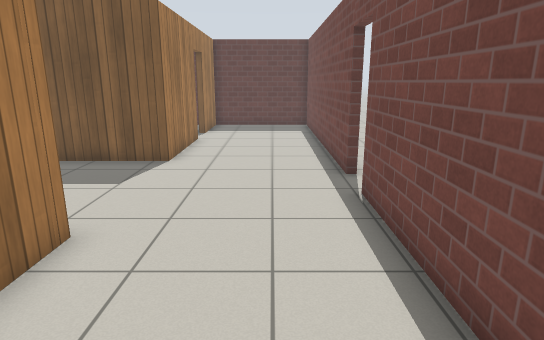
view 1 (above)

17 first-person views from a walk through a robot-simulator world made for Gazebo. The camera is 1.3 m above the floor, tilts 14° down and sees 75° across. The floor is counted in squares, 0.5 m on a side. Each view is taken from the middle of a square. On the plan, view 1 faces up. The plan holds only what a view shows up to about 20 squares ahead; the rest is blank. Gazebo's built-in surfaces are drawn with simple patterns.

view 2
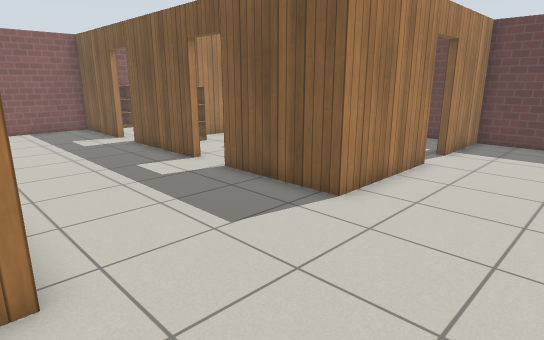

view 3
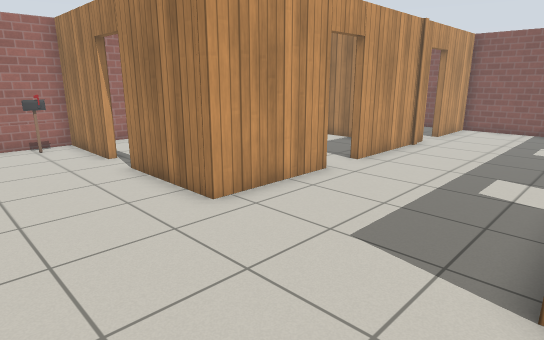

view 4
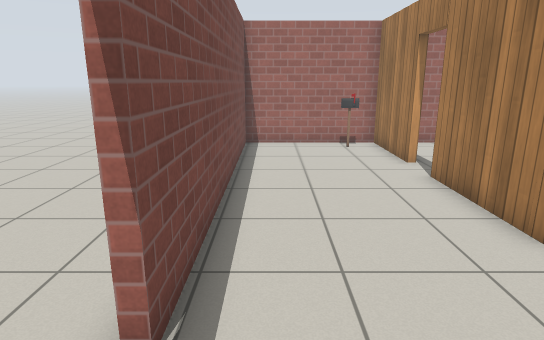

view 5
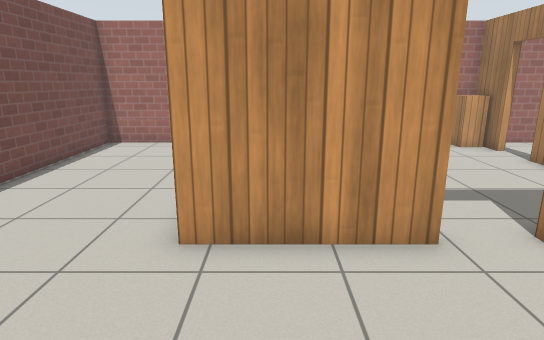

view 6
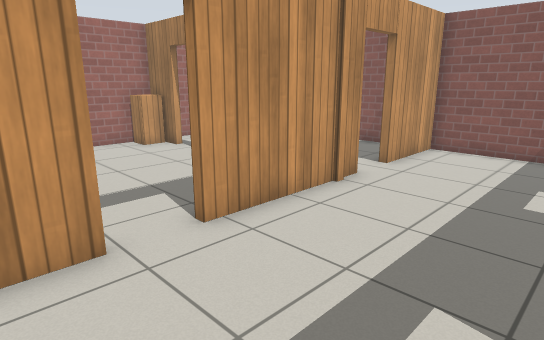

view 7
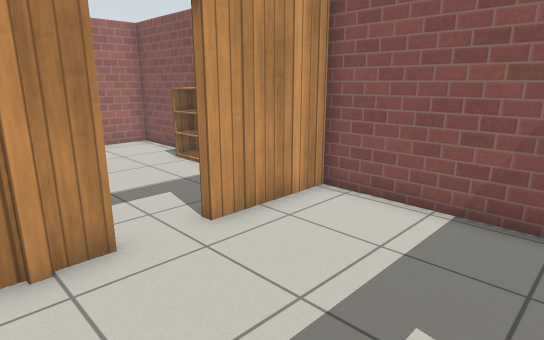

view 8
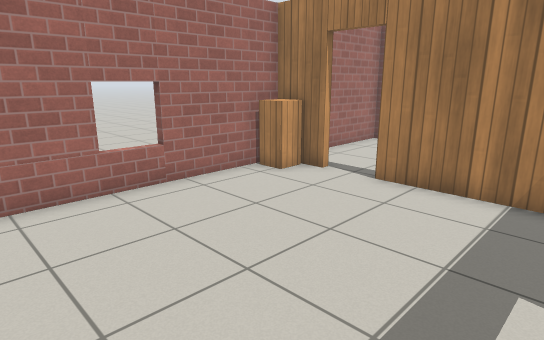

view 9
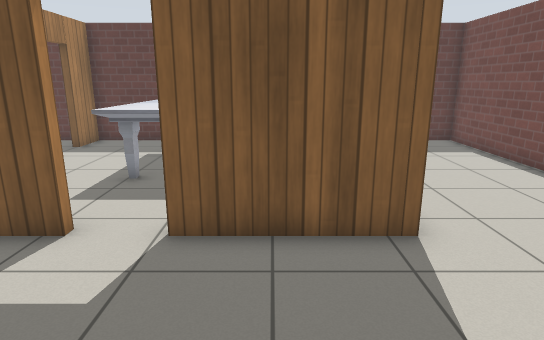

view 10
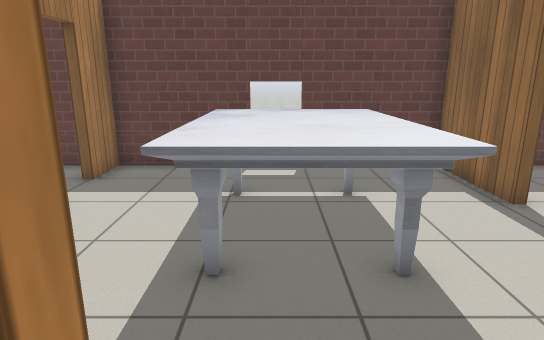

view 11
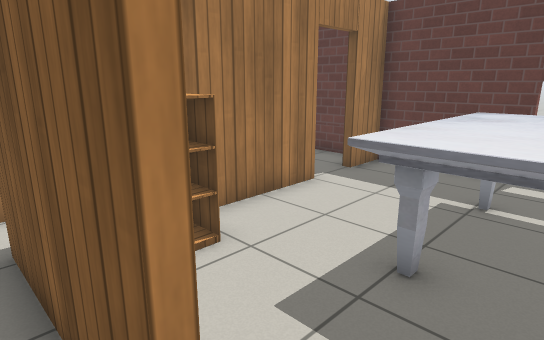

view 12
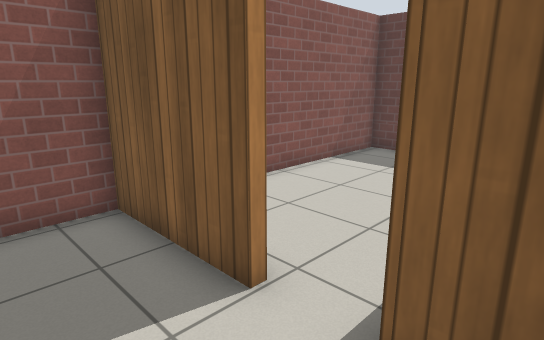

view 13
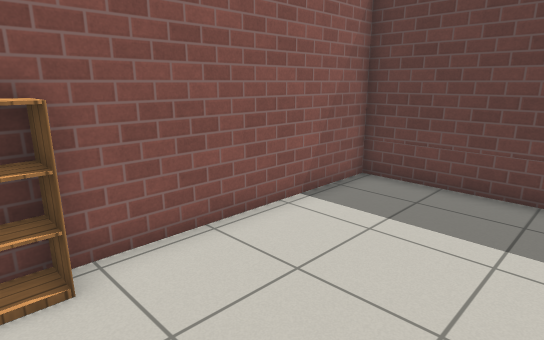

view 14
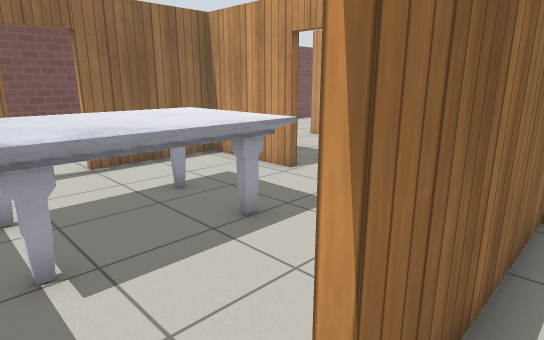

view 15
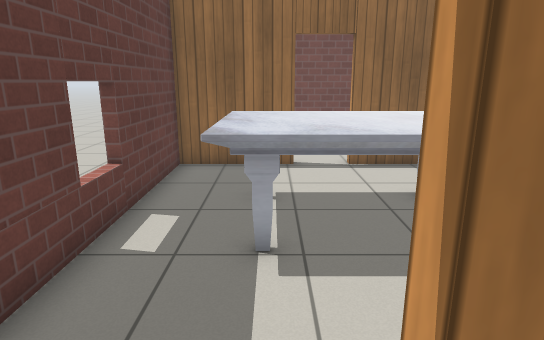

view 16
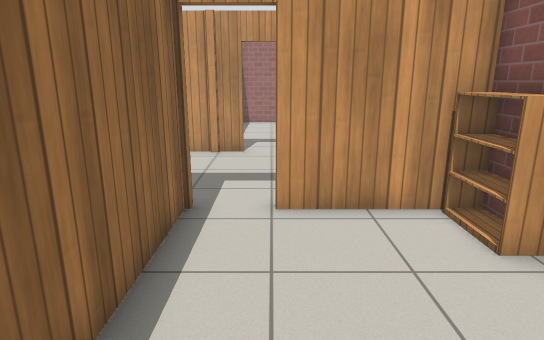

view 17
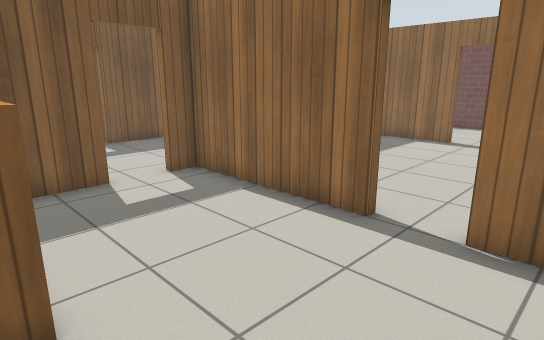

### Floor plan
Ten units are one square. View 1 is at (0, 0); x grows to the right and y downward. Boxes are objects, and circles mark ways between rooms. Rooms are numbered by the first view taken in them; rooms with no view inside come last. Other rooms are left out.
<svg viewBox="-210 -225 236 275">
<path fill="none" stroke="#000" d="M-78 -56 -35 -56 -35 -13M-95 -117 -142 -117M-35 -165 -35 -117 -79 -117M21 -99 21 -220 11 -220M-149 -56 -96 -56M-35 4 -35 44 21 44 21 -81M-160 -117 -203 -117 -203 -56 -167 -56M-4 -220 -35 -220 -35 -183M-137 24 -137 44 -52 44M-38 -13 -38 -46M-137 -31 -137 8M-150 -220 -203 -220 -203 -120 -160 -120M-142 -117 -142 -185M-203 6 -203 44 -151 44M-140 8 -140 -53 -149 -53M-203 -41 -203 -24M-140 35 -140 24M-167 -53 -188 -53M-79 -120 -38 -120 -38 -165M-139 -185 -139 -145M-38 -183 -38 -220 -139 -220 -139 -203"/>
<rect x="-25" y="25" width="10" height="10" fill="#bbb"><title>postbox</title></rect>
<rect x="-135" y="35" width="10" height="10" fill="#bbb"><title>cabinet</title></rect>
<rect x="-205" y="-135" width="10" height="10" fill="#bbb"><title>bookshelf</title></rect>
<rect x="-205" y="-15" width="10" height="20" fill="#bbb"><title>bookshelf</title></rect>
<rect x="-135" y="-145" width="10" height="20" fill="#bbb"><title>bookshelf</title></rect>
<rect x="-105" y="-205" width="40" height="60" fill="#bbb"><title>marble table</title></rect>
<circle cx="-40" cy="-5" r="3" fill="#2a7"/>
<circle cx="-85" cy="-55" r="3" fill="#2a7"/>
<circle cx="-155" cy="-120" r="3" fill="#2a7"/>
<circle cx="-155" cy="-55" r="3" fill="#2a7"/>
<circle cx="-40" cy="-175" r="3" fill="#2a7"/>
<circle cx="-85" cy="-120" r="3" fill="#2a7"/>
<circle cx="-140" cy="15" r="3" fill="#2a7"/>
<circle cx="-140" cy="-195" r="3" fill="#2a7"/>
<text x="-60" y="-90">1</text>
<text x="-90" y="0">2</text>
<text x="-170" y="-170">3</text>
<text x="-180" y="0">4</text>
<text x="-90" y="-170">5</text>
</svg>
Room 1 opens to room 2. Room 1 opens to room 3. Room 1 opens to room 4. Room 1 opens to room 5. Room 2 opens to room 4. Room 3 opens to room 5.

Where each view was taken, in squares from view 1:
view 1: 0 up, 0 right, facing up
view 2: 5 up, 1 right, facing up-left
view 3: 12 up, 1 right, facing down-left
view 4: 11 up, 1 right, facing down
view 5: 11 up, 5 left, facing down
view 6: 11 up, 6 left, facing down-left
view 7: 11 up, 13 left, facing down-left
view 8: 4 up, 5 left, facing down-left
view 9: 6 up, 6 left, facing up
view 10: 11 up, 9 left, facing up
view 11: 11 up, 8 left, facing up-left
view 12: 9 up, 13 left, facing up-left
view 13: 13 up, 15 left, facing up-left
view 14: 20 up, 15 left, facing down-right
view 15: 19 up, 15 left, facing right
view 16: 19 up, 16 left, facing down
view 17: 4 down, 20 left, facing up-right
